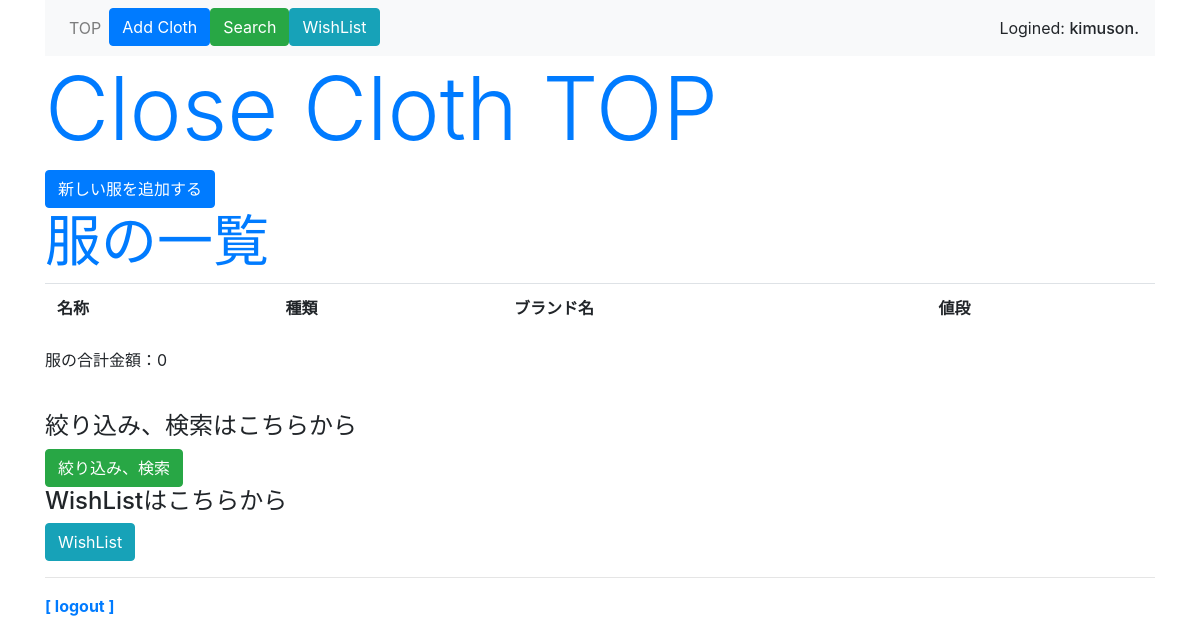
Before: /clothes/top (signed in) with the older database file.
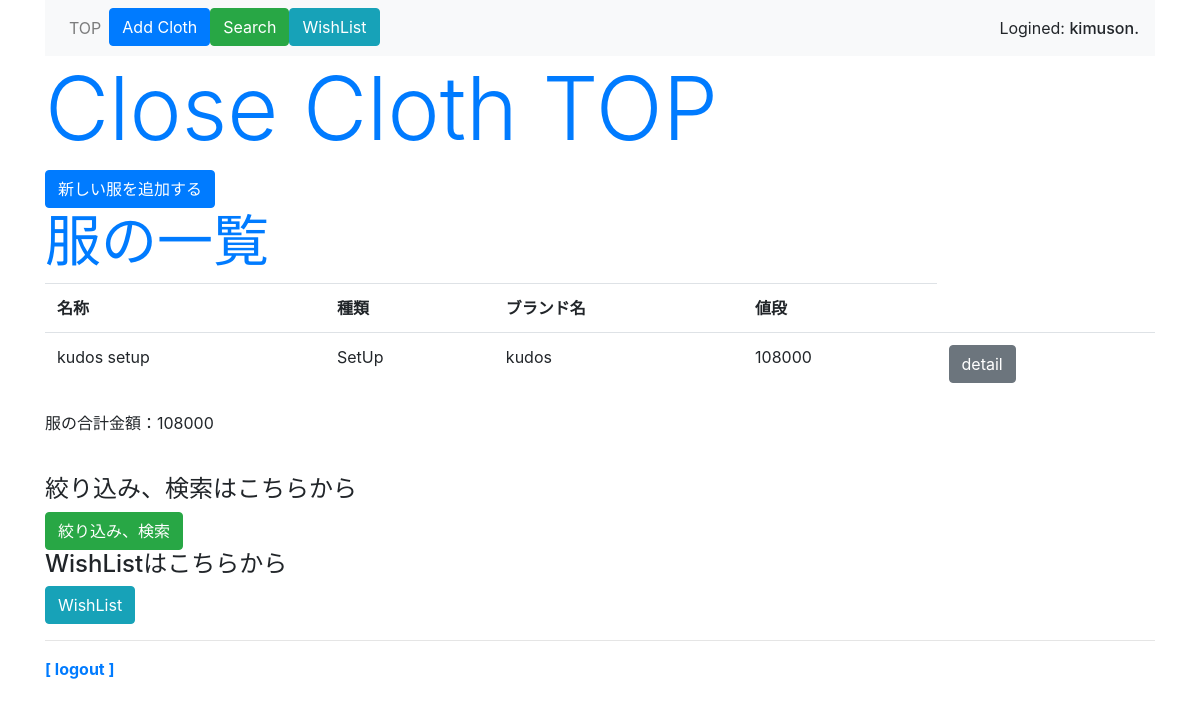
After: the same page with the newer database file.
### clothes/models.py (models this page shows, shortened)
class Post(models.Model):
    owner = models.ForeignKey(User, on_delete=models.CASCADE, related_name='post_owner')
    cloth_name = models.CharField(max_length=40)
    item_info = models.IntegerField(choices=ITEM_CHOICES)
    brand_name = models.CharField(max_length=40)
    season = models.CharField(max_length=7)
    cloth_size = models.CharField(max_length=8)
    material = models.CharField(max_length=40)
    price = models.PositiveIntegerField()
    buying_place = models.CharField(max_length=20)
    buying_date = models.DateField(
        verbose_name='購入日時',
        blank=True,
        null=True,
    )
    post_images = models.ImageField(upload_to='media')

### clothes/views.py (the view)
# urls.py: path('top', views.top, name='top'),
@login_required(login_url='/signin/')
def top(request):
    data = Post.objects.order_by('buying_date')
    user = request.user
    price = Post.objects.filter(owner=user).values_list('price', flat=True)
    sum_price = sum(price)
    params = {
        'title': 'all cloth',
        'data': data,
        'sum_price': sum_price,
        'login_user': user,
    }
    return render(request, 'clothes/top.html', params)

### clothes/templates/clothes/top.html (shortened to what this page needs)
{% extends 'clothes/layout.html' %}
{% block header %}
<h1 class="display-2 text-primary align-baseline">Close Cloth TOP</h1>
{% endblock %}
{% block content %}
<a class="btn btn-primary" href="{% url 'post' %}">新しい服を追加する</a>
<h1 class="display-4 text-primary">服の一覧</h1>
<table class="table">
    <tr>
        <th>名称</th>
        <th>種類</th>
        <th>ブランド名</th>
        <th>値段</th>
    </tr>
    {% for item in data %}
    <tr>
        {% if login_user == item.owner %}
        <td>{{item.cloth_name}}</td>
        <td>{{item.get_item_info_display}}</td>
        <td>{{item.brand_name}}</td>
        <td>{{item.price}}</td>
        <td><a class="btn btn-secondary" href="{% url 'detail' item.id %}">detail</a></td>
        {% endif %}
    </tr>
    {% endfor %}
</table>
<p>服の合計金額：{{sum_price}}</p>
<br>
<h1 class="h4">絞り込み、検索はこちらから</h1>
<a class="btn btn-success" href="{% url 'search' %}">絞り込み、検索</a>
<br>
<h1 class="h4">WishListはこちらから</h1>
<a class="btn btn-info" href="{% url 'wishlist' %}">WishList</a>
{% endblock %}

Changed rows visible on the page:
added Post: cloth_name "kudos setup", item_info "SetUp", brand_name "kudos", price "108000"
Other visible differences:
{{ sum_price }}: "0" → "108000"
